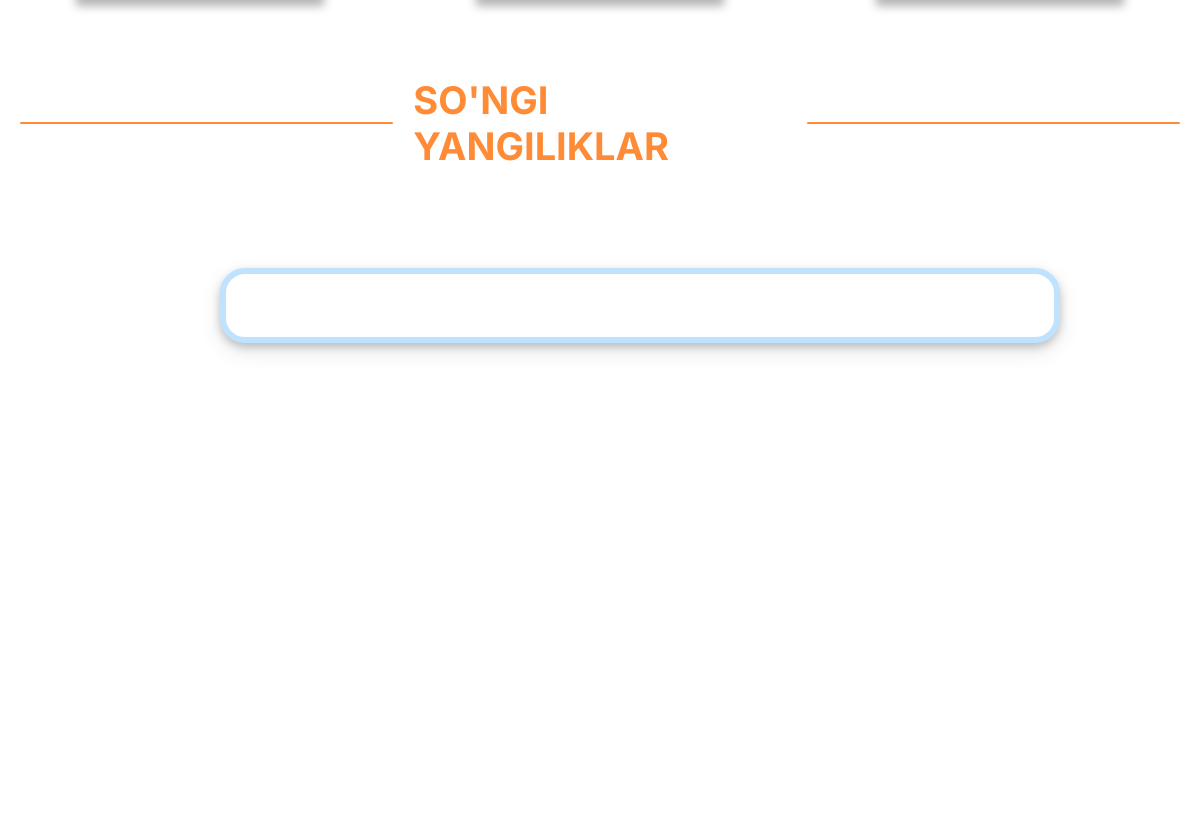
Before: / (middle part) with the older database file.
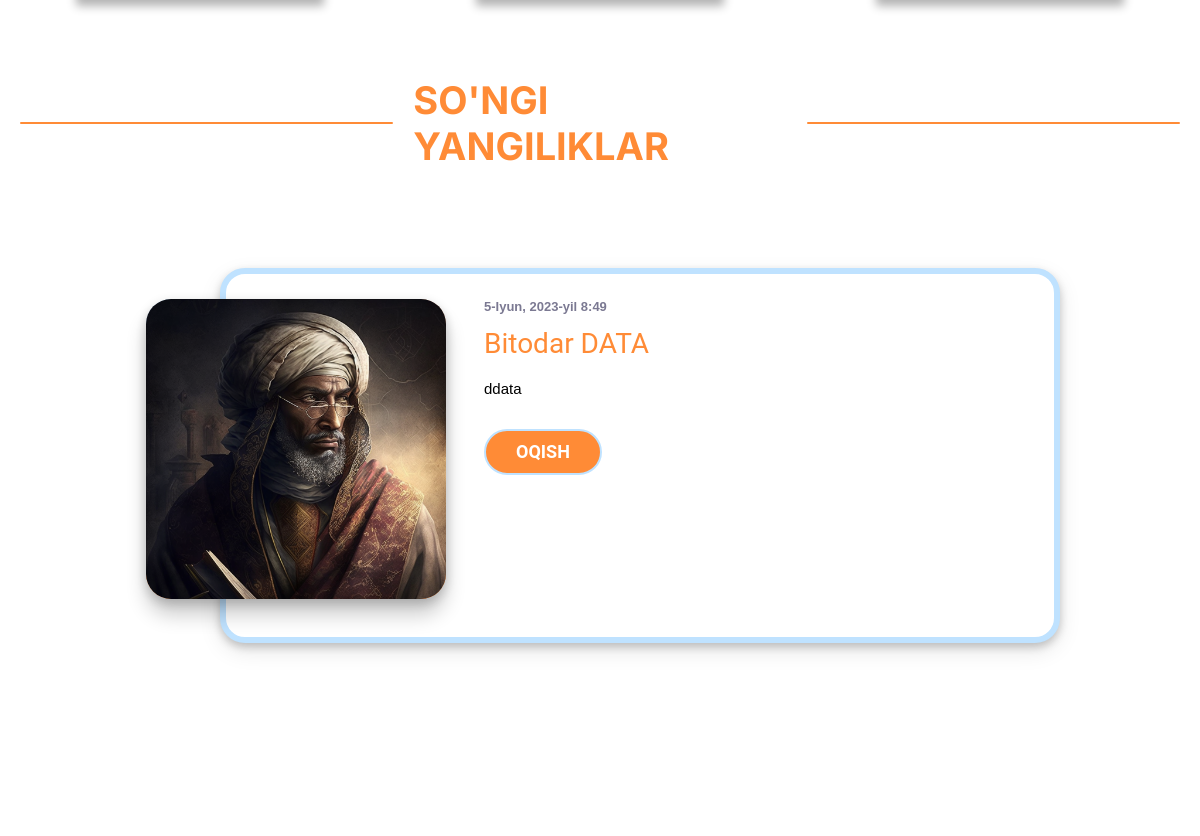
After: the same page with the newer database file.
### news/models.py (models this page shows, shortened)
class Yangiliklar(models.Model):
    title = models.CharField(max_length=232)
    desc = RichTextField()
    image = models.ImageField(default="news/%Y/%m/%d", null=True, blank=True)
    category = models.ForeignKey(to=NewsCartegory, blank=True, on_delete=models.CASCADE)
    created_at = models.DateTimeField(auto_now_add=True)

### home/views.py (the view)
# urls.py: path("", views.index, name="homepage"),
def index(request):
    context = {
        'categories': Category.objects.filter(parent=None)[:5],
        "news": Yangiliklar.objects.all().order_by("?")[:3],
        "malumotlar": Malumotlar.objects.all().order_by("-id")[:3],
    }
    return render(request, "home/index.html", context)

### home/context_processeors.py (called while the page is built)
def product_category_render(request):
    return {
        "banner": Banner.objects.all().order_by("-id")[:5],
    }

### templates/home/index.html (shortened to what this page needs)
{% extends 'home/base.html' %}
{% load static i18n %}
{% block content %}
<section id="about">
    <div class="cont">
        <div class="box">
</div>
</div>
</section>
<section id="news">
    <div class="news__title">
        <span id="span__news"></span>
        <h1>{% translate "SO'NGI YANGILIKLAR" %}</h1>
        <span id="span__news"></span>
    </div>
    <div class="blog-slider_wrapper">
        <div class="blog-slider">
            <div class="blog-slider__wrp swiper-wrapper">
                {% for new in news %}
                    <div class="blog-slider__item swiper-slide">
                        <div class="blog-slider__img">
                            <img src="{{new.image.url}}" alt="">
                        </div>
                        <div class="blog-slider__content">
                            <span class="blog-slider__date">{{new.created_at}}</span>
                            <div class="blog-slider__title">{{new.title|truncatewords:8}}</div>
                            <p>{{new.desc | safe | truncatewords:9 }}</p>
                            <div class="blog-slider__button-wraper">
                                <a href="{% url 'news:news' %}" class="blog-slider__button">{% translate "Oqish" %}</a>
                            </div>
                        </div>
                    </div>
                {% endfor %}
            </div>
            <div class="blog-slider__pagination"></div>
        </div>
    </div>
</section>
{% endblock content %}

### templates/home/base.html (shortened to what this page needs)
{% load static %}
<!DOCTYPE html>
<html lang="en">
<head>
    <link rel="stylesheet" href="{% static 'style.css' %}">
    <link rel="stylesheet" href="{% static 'batafsil.css' %}">
    <link rel="stylesheet" href="{% static 'fakultetlar.css' %}">
    <link rel="stylesheet" href="{% static 'malumot.css' %}">
    <link rel="stylesheet" href="{% static 'news.css' %}">
    <link rel="stylesheet" href="{% static 'newsdetail.css' %}">
    <link rel="stylesheet" href="{% static 'rektor.css' %}">
    <link rel="stylesheet" href="https://cdn.jsdelivr.net/npm/swiper@8/swiper-bundle.min.css"/>
    <link rel="stylesheet" href="https://netdna.bootstrapcdn.com/font-awesome/4.0.3/css/font-awesome.min.css">
</head>
<body>
    {% block content %}
    {% endblock content %}
</body>
</html>

### static/style.css (style rules this page uses)
* { padding: 0; margin: 0; box-sizing: border-box; }
.language div, span { margin-right: 5px; }
.swiper-slide { background-position: center; background-size: cover; }
.swiper-slide img { display: block; width: 100%; height: 100%; object-fit: cover; }
#about { overflow: hidden; width: 100%; height: 100%; display: flex; flex-direction: column; align-content: center; }
.cont { height: 100%; width: 100%; display: flex; align-items: center; justify-content: center; }
.box { width: 100%; display: flex; justify-content: center; flex-direction: row; }
#news { z-index: 1; position: relative; width: 100%; height: 80vh; }
.news__title { width: 100%; height: 50px; display: flex; flex-direction: row; align-items: center; justify-content: center; margin-top: 50px; margin-bottom: 100px; }
.news__title h1 { font-size: 38px; margin: 0; padding: 0; width: 50%; display: flex; justify-content: center; font-family: 'Inter', sans-serif; color: #FF8B36; }
#span__news { margin: 0 20px; width: 50%; height: 2px; border-radius: 10px; background-color: #FF8B36; }
.blog-slider * { box-sizing: border-box; }
.blog-slider_wrapper { display: flex; justify-content: center; }
.blog-slider { width: 70%; margin: 20px 0 20px 80px; position: relative; background: #fff; box-shadow: 0 4px 8px rgba(0,0,0,0.2), 0 8px 22px rgba(0,0,0,0.1); padding: 25px 0 20px 0; border-radius: 25px; transition: all .3s; border: 6px solid #BFE2FF; }
.blog-slider__item { display: flex; }
.blog-slider__item.swiper-slide-active .blog-slider__content > * { opacity: 1; transform: none; }
.blog-slider__item.swiper-slide-active .blog-slider__content > *:nth-child(1) { transition-delay: 0.3s; }
.blog-slider__item.swiper-slide-active .blog-slider__content > *:nth-child(2) { transition-delay: 0.4s; }
.blog-slider__item.swiper-slide-active .blog-slider__content > *:nth-child(3) { transition-delay: 0.5s; }
.blog-slider__item.swiper-slide-active .blog-slider__content > *:nth-child(4) { transition-delay: 0.6s; }
.blog-slider__item.swiper-slide-active .blog-slider__content > *:nth-child(6) { transition-delay: 0.8s; }
.blog-slider__img { width: 300px; height: 300px; flex-shrink: 0; background-image: linear-gradient(147deg, #BFE2FF 0%, #FF8B36 74%); box-shadow: 0 4px 12px rgba(0,0,0,0.2), 0 16px 20px rgba(0,0,0,0.2); border-radius: 25px; transform: translateX(-80px) scale(0); overflow: hidden; opacity: 0; }
.blog-slider__img img { width: 100%; height: 100%; object-fit: cover; display: block; border-radius: 20px; transition: all .3s; }
.blog-slider__item.swiper-slide-active .blog-slider__img { opacity: 1; transition-duration: 0.5s; transform: translateX(-80px) scale(1); }
.blog-slider__content { transform: translateX(-42px); }
.blog-slider__content > * { opacity: 0; transform: translateY(25px); transition: all .4s; }
.blog-slider__date { color: #7b7992; margin-bottom: 15px; display: block; font-size: 13px; font-family: Verdana, sans-serif; font-weight: bold; }
.blog-slider__title { font-family: 'Roboto', sans-serif; font-size: 28px; line-height: 30px; color: #FF8B36; margin-bottom: 10px; }
.blog-slider__content p { color: #000; margin-bottom: 20px; line-height: 20px; font-size: 15px; font-family: Verdana, sans-serif; }
.blog-slider__button { display: inline-flex; margin-top: 10px; text-decoration: none; position: relative; font-size: 18px; line-height: 18px; padding: 12px 30px; color: #FFF; font-weight: bold; text-transform: uppercase; font-family: 'Roboto', Тahoma, sans-serif; background: #FF8B36; cursor: pointer; border: 2px solid #BFE2FF; border-radius: 25px; }
.blog-slider__button:after, .blog-slider__button:before { position: absolute; height: 4px; left: 50%; background: #FF8B36; bottom: -6px; content: ""; transition: all 280ms ease-in-out; width: 0; }
.blog-slider__button:before { top: -6px; }
.blog-slider__pagination { position: absolute; z-index: 21; right: 20px; width: 11px!important; left: auto!important; top: 20px; }

### static/batafsil.css (style rules this page uses)
* { padding: 0; margin: 0; box-sizing: border-box; }
.language div, span { margin-right: 5px; }

### static/fakultetlar.css (style rules this page uses)
* { padding: 0; margin: 0; box-sizing: border-box; }
.language div, span { margin-right: 5px; }

### static/malumot.css (style rules this page uses)
* { padding: 0; margin: 0; box-sizing: border-box; }
.language div, span { margin-right: 5px; }

### static/news.css (style rules this page uses)
* { padding: 0; margin: 0; box-sizing: border-box; }
.language div, span { margin-right: 5px; }

### static/newsdetail.css (style rules this page uses)
* { padding: 0; margin: 0; box-sizing: border-box; }
.language div, span { margin-right: 5px; }

### static/rektor.css (style rules this page uses)
* { padding: 0; margin: 0; box-sizing: border-box; }
.language div, span { margin-right: 5px; }

Changed rows visible on the page:
added Yangiliklar: image (picture), created_at "5-Iyun, 2023-yil 8:49", title "Bitodar DATA", desc "ddata"
